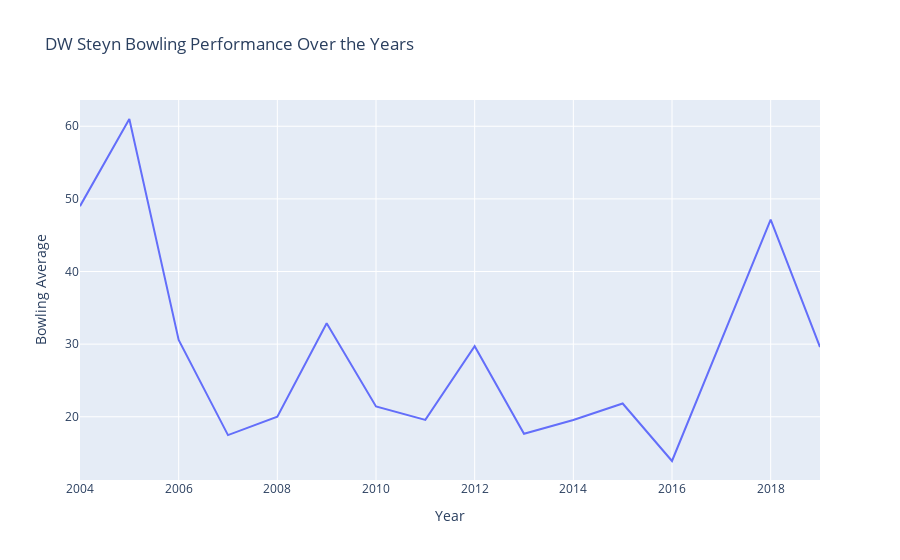

Here is the notebook cell this chart was saved with:
### Code cell
# Calculate bowling average, total runs conceded, matches played, and best bowling figures per player per year
df_avg_bowling = df_bowling.groupby(['Player', df_bowling['Start Date'].dt.year])\
    .apply(lambda group: pd.Series({
        'Bowling Average': group['Runs'].sum() / group['WktsDescending'].sum() if group['WktsDescending'].sum() > 0 else 0,
        'Total Wickets Taken': group['WktsDescending'].sum(),
        'Matches Played': group['NumericMatchID'].nunique(),
        'Best Bowling Figures': group.sort_values(by=['WktsDescending', 'Runs'], ascending=[False, True]).iloc[0]['WktsDescending'].astype(int).astype(str) + "-" + group.sort_values(by=['WktsDescending', 'Runs'], ascending=[False, True]).iloc[0]['Runs'].astype(int).astype(str)
    }))\
    .reset_index()

# Prompt user to enter a player
player_name = input("Enter player name: ")

# Filter DataFrame for the specified player
df_player_bowling = df_avg_bowling[df_avg_bowling['Player'] == player_name]

# Plot the bowling average vs. years using Plotly Express
fig = px.line(df_player_bowling, x='Start Date', y='Bowling Average', 
              hover_data={'Total Wickets Taken': True, 'Matches Played': True, 'Best Bowling Figures': True}, 
              title=f'{player_name} Bowling Performance Over the Years',
              labels={'Bowling Average': 'Bowling Average', 'Start Date': 'Year'})
fig.show()

### Figure 1 — Plotly figure (JSON) as saved in the notebook; plotly's stock layout.template omitted (floating-point values rounded to 4 significant figures)
{"data": [{"customdata": [[6, 2, "2-26"], [2, 1, "2-75"], [24, 6, "5-47"], [44, 7, "6-49"], [74, 13, "6-72"], [22, 5, "4-56"], [60, 11, "7-51"], [28, 5, "5-73"], [39, 10, "5-56"], [51, 9, "6-8"], [39, 8, "6-34"], [17, 5, "4-70"], [11, 3, "5-33"], [7, 4, "2-34"], [15, 4, "4-48"]], "hovertemplate": "Year=%{x}<br>Bowling Average=%{y}<br>Total Wickets Taken=%{customdata[0]}<br>Matches Played=%{customdata[1]}<br>Best Bowling Figures=%{customdata[2]}<extra></extra>", "legendgroup": "", "line": {"color": "#636efa", "dash": "solid"}, "marker": {"symbol": "circle"}, "mode": "lines", "name": "", "orientation": "v", "showlegend": false, "type": "scatter", "x": [2004, 2005, 2006, 2007, 2008, 2009, 2010, 2011, 2012, 2013, 2014, 2015, 2016, 2018, 2019], "xaxis": "x", "y": [49, 61, 30.58, 17.48, 20.01, 32.86, 21.42, 19.57, 29.72, 17.67, 19.56, 21.82, 13.91, 47.14, 29.6], "yaxis": "y"}], "layout": {"legend": {"tracegroupgap": 0}, "title": {"text": "DW Steyn Bowling Performance Over the Years"}, "xaxis": {"anchor": "y", "domain": [0, 1], "title": {"text": "Year"}}, "yaxis": {"anchor": "x", "domain": [0, 1], "title": {"text": "Bowling Average"}}}}
